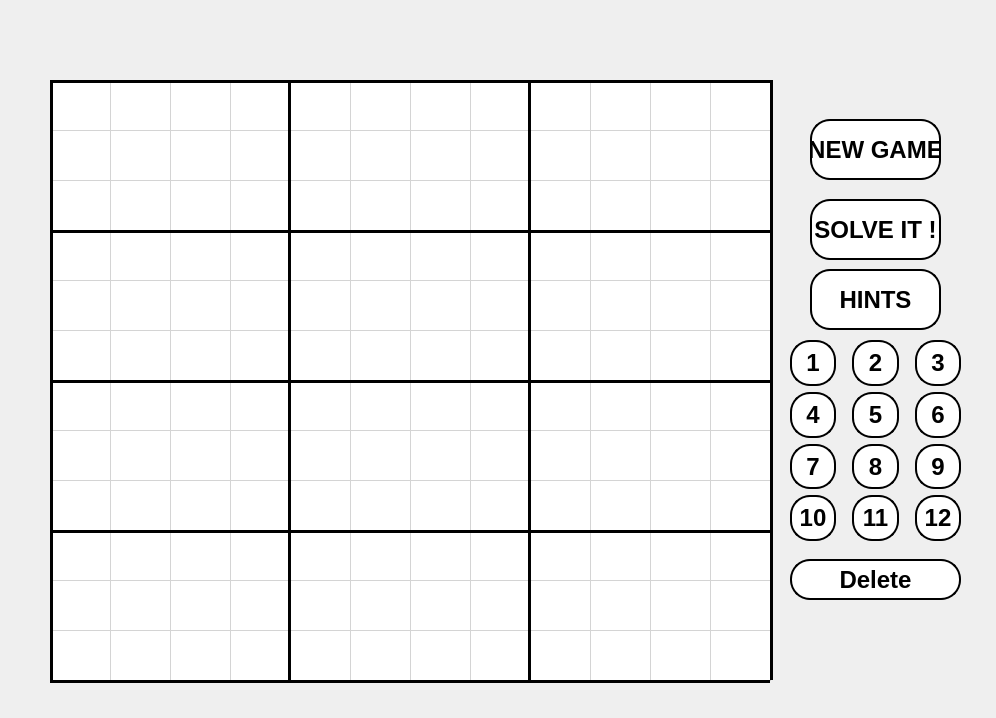
<?xml version="1.0" encoding="UTF-8"?>
<ui version="4.0">
 <class>sudoku1212</class>
 <widget class="QMainWindow" name="sudoku1212">
  <property name="geometry">
   <rect>
    <x>0</x>
    <y>0</y>
    <width>996</width>
    <height>718</height>
   </rect>
  </property>
  <property name="windowTitle">
   <string>MainWindow</string>
  </property>
  <property name="styleSheet">
   <string notr="true"/>
  </property>
  <widget class="QWidget" name="centralwidget">
   <widget class="QLabel" name="background">
    <property name="geometry">
     <rect>
      <x>0</x>
      <y>0</y>
      <width>1001</width>
      <height>721</height>
     </rect>
    </property>
    <property name="text">
     <string/>
    </property>
   </widget>
   <widget class="QPushButton" name="newgame">
    <property name="geometry">
     <rect>
      <x>810</x>
      <y>119</y>
      <width>131</width>
      <height>61</height>
     </rect>
    </property>
    <property name="styleSheet">
     <string notr="true">border: 2px solid black;

background:white;
border-radius:20px
;
font:18pt;
font-weight :bold;</string>
    </property>
    <property name="text">
     <string>NEW GAME</string>
    </property>
   </widget>
   <widget class="QPushButton" name="indication">
    <property name="geometry">
     <rect>
      <x>810</x>
      <y>269</y>
      <width>131</width>
      <height>61</height>
     </rect>
    </property>
    <property name="styleSheet">
     <string notr="true">border: 2px solid black;

background:white;
border-radius:20px
;
font:18pt;
font-weight :bold;</string>
    </property>
    <property name="text">
     <string>HINTS</string>
    </property>
   </widget>
   <widget class="QPushButton" name="solveit">
    <property name="geometry">
     <rect>
      <x>810</x>
      <y>199</y>
      <width>131</width>
      <height>61</height>
     </rect>
    </property>
    <property name="styleSheet">
     <string notr="true">border: 2px solid black;

background:white;
border-radius:20px
;
font:18pt;
font-weight :bold;</string>
    </property>
    <property name="text">
     <string>SOLVE IT !</string>
    </property>
   </widget>
   <widget class="QPushButton" name="menu">
    <property name="geometry">
     <rect>
      <x>10</x>
      <y>9</y>
      <width>111</width>
      <height>61</height>
     </rect>
    </property>
    <property name="styleSheet">
     <string notr="true">border :1px solid transparent ;
background :transparent</string>
    </property>
    <property name="text">
     <string/>
    </property>
    <property name="iconSize">
     <size>
      <width>111</width>
      <height>71</height>
     </size>
    </property>
   </widget>
   <widget class="QPushButton" name="savegame">
    <property name="geometry">
     <rect>
      <x>790</x>
      <y>720</y>
      <width>75</width>
      <height>23</height>
     </rect>
    </property>
    <property name="styleSheet">
     <string notr="true">border: 1px solid transparent;
background :transparent</string>
    </property>
    <property name="text">
     <string/>
    </property>
   </widget>
   <widget class="QLabel" name="score1">
    <property name="geometry">
     <rect>
      <x>570</x>
      <y>9</y>
      <width>181</width>
      <height>41</height>
     </rect>
    </property>
    <property name="styleSheet">
     <string notr="true">font: 20pt &quot;MS Serif&quot;;</string>
    </property>
    <property name="text">
     <string/>
    </property>
   </widget>
   <widget class="QPushButton" name="reload">
    <property name="geometry">
     <rect>
      <x>900</x>
      <y>720</y>
      <width>75</width>
      <height>23</height>
     </rect>
    </property>
    <property name="styleSheet">
     <string notr="true">border: 1px solid transparent;
background :transparent</string>
    </property>
    <property name="text">
     <string/>
    </property>
   </widget>
   <widget class="QTableWidget" name="mytable">
    <property name="geometry">
     <rect>
      <x>50</x>
      <y>80</y>
      <width>721</width>
      <height>601</height>
     </rect>
    </property>
    <property name="sizePolicy">
     <sizepolicy hsizetype="Preferred" vsizetype="Preferred">
      <horstretch>0</horstretch>
      <verstretch>0</verstretch>
     </sizepolicy>
    </property>
    <property name="mouseTracking">
     <bool>false</bool>
    </property>
    <property name="whatsThis">
     <string/>
    </property>
    <property name="layoutDirection">
     <enum>Qt::LeftToRight</enum>
    </property>
    <property name="styleSheet">
     <string notr="true">background :white;
z-index=1;</string>
    </property>
    <property name="inputMethodHints">
     <set>Qt::ImhNone</set>
    </property>
    <property name="verticalScrollBarPolicy">
     <enum>Qt::ScrollBarAlwaysOff</enum>
    </property>
    <property name="horizontalScrollBarPolicy">
     <enum>Qt::ScrollBarAlwaysOff</enum>
    </property>
    <property name="sizeAdjustPolicy">
     <enum>QAbstractScrollArea::AdjustIgnored</enum>
    </property>
    <property name="autoScroll">
     <bool>false</bool>
    </property>
    <property name="editTriggers">
     <set>QAbstractItemView::NoEditTriggers</set>
    </property>
    <property name="dragDropOverwriteMode">
     <bool>false</bool>
    </property>
    <property name="alternatingRowColors">
     <bool>false</bool>
    </property>
    <property name="iconSize">
     <size>
      <width>200</width>
      <height>80</height>
     </size>
    </property>
    <property name="textElideMode">
     <enum>Qt::ElideLeft</enum>
    </property>
    <property name="sortingEnabled">
     <bool>false</bool>
    </property>
    <property name="wordWrap">
     <bool>true</bool>
    </property>
    <property name="cornerButtonEnabled">
     <bool>true</bool>
    </property>
    <attribute name="horizontalHeaderVisible">
     <bool>false</bool>
    </attribute>
    <attribute name="horizontalHeaderCascadingSectionResizes">
     <bool>true</bool>
    </attribute>
    <attribute name="horizontalHeaderDefaultSectionSize">
     <number>60</number>
    </attribute>
    <attribute name="horizontalHeaderHighlightSections">
     <bool>false</bool>
    </attribute>
    <attribute name="horizontalHeaderMinimumSectionSize">
     <number>0</number>
    </attribute>
    <attribute name="verticalHeaderVisible">
     <bool>false</bool>
    </attribute>
    <attribute name="verticalHeaderCascadingSectionResizes">
     <bool>false</bool>
    </attribute>
    <attribute name="verticalHeaderDefaultSectionSize">
     <number>50</number>
    </attribute>
    <attribute name="verticalHeaderHighlightSections">
     <bool>true</bool>
    </attribute>
    <attribute name="verticalHeaderShowSortIndicator" stdset="0">
     <bool>true</bool>
    </attribute>
    <row>
     <property name="text">
      <string>New Row</string>
     </property>
    </row>
    <row>
     <property name="text">
      <string>Nouvelle ligne</string>
     </property>
    </row>
    <row>
     <property name="text">
      <string>Nouvelle ligne</string>
     </property>
    </row>
    <row>
     <property name="text">
      <string>Nouvelle ligne</string>
     </property>
    </row>
    <row>
     <property name="text">
      <string>New Row</string>
     </property>
    </row>
    <row>
     <property name="text">
      <string>New Row</string>
     </property>
    </row>
    <row>
     <property name="text">
      <string>New Row</string>
     </property>
    </row>
    <row>
     <property name="text">
      <string>New Row</string>
     </property>
    </row>
    <row>
     <property name="text">
      <string>New Row</string>
     </property>
    </row>
    <row>
     <property name="text">
      <string>New Row</string>
     </property>
    </row>
    <row>
     <property name="text">
      <string>New Row</string>
     </property>
    </row>
    <row>
     <property name="text">
      <string>New Row</string>
     </property>
    </row>
    <column>
     <property name="text">
      <string>New Column</string>
     </property>
     <property name="font">
      <font>
       <pointsize>6</pointsize>
      </font>
     </property>
    </column>
    <column>
     <property name="text">
      <string>Nouvelle colonne</string>
     </property>
    </column>
    <column>
     <property name="text">
      <string>Nouvelle colonne</string>
     </property>
    </column>
    <column>
     <property name="text">
      <string>Nouvelle colonne</string>
     </property>
    </column>
    <column>
     <property name="text">
      <string>New Column</string>
     </property>
    </column>
    <column>
     <property name="text">
      <string>New Column</string>
     </property>
    </column>
    <column>
     <property name="text">
      <string>New Column</string>
     </property>
    </column>
    <column>
     <property name="text">
      <string>New Column</string>
     </property>
    </column>
    <column>
     <property name="text">
      <string>New Column</string>
     </property>
    </column>
    <column>
     <property name="text">
      <string>New Column</string>
     </property>
    </column>
    <column>
     <property name="text">
      <string>New Column</string>
     </property>
    </column>
    <column>
     <property name="text">
      <string>New Column</string>
     </property>
    </column>
    <item row="0" column="0">
     <property name="text">
      <string/>
     </property>
     <property name="textAlignment">
      <set>AlignCenter</set>
     </property>
    </item>
    <item row="0" column="11">
     <property name="font">
      <font>
       <pointsize>5</pointsize>
      </font>
     </property>
    </item>
    <item row="4" column="0">
     <property name="text">
      <string/>
     </property>
     <property name="textAlignment">
      <set>AlignCenter</set>
     </property>
    </item>
    <item row="5" column="0">
     <property name="text">
      <string/>
     </property>
     <property name="textAlignment">
      <set>AlignCenter</set>
     </property>
    </item>
   </widget>
   <widget class="QPushButton" name="pushButton_11">
    <property name="enabled">
     <bool>false</bool>
    </property>
    <property name="geometry">
     <rect>
      <x>50</x>
      <y>680</y>
      <width>720</width>
      <height>3</height>
     </rect>
    </property>
    <property name="styleSheet">
     <string notr="true">background : black;
border :1px solid black</string>
    </property>
    <property name="text">
     <string/>
    </property>
   </widget>
   <widget class="QPushButton" name="erase">
    <property name="geometry">
     <rect>
      <x>790</x>
      <y>559</y>
      <width>171</width>
      <height>41</height>
     </rect>
    </property>
    <property name="sizePolicy">
     <sizepolicy hsizetype="Minimum" vsizetype="Preferred">
      <horstretch>0</horstretch>
      <verstretch>0</verstretch>
     </sizepolicy>
    </property>
    <property name="styleSheet">
     <string notr="true">border: 2px solid black;

background:white;
border-radius:20px
;
font:18pt;
font-weight :bold;</string>
    </property>
    <property name="text">
     <string>Delete</string>
    </property>
   </widget>
   <widget class="QWidget" name="layoutWidget">
    <property name="geometry">
     <rect>
      <x>790</x>
      <y>340</y>
      <width>171</width>
      <height>201</height>
     </rect>
    </property>
    <layout class="QVBoxLayout" name="verticalLayout">
     <property name="spacing">
      <number>6</number>
     </property>
     <item>
      <layout class="QHBoxLayout" name="horizontalLayout_4">
       <property name="spacing">
        <number>16</number>
       </property>
       <item>
        <widget class="QPushButton" name="number1">
         <property name="sizePolicy">
          <sizepolicy hsizetype="Minimum" vsizetype="Preferred">
           <horstretch>0</horstretch>
           <verstretch>0</verstretch>
          </sizepolicy>
         </property>
         <property name="styleSheet">
          <string notr="true">border: 2px solid black;

background:white;
border-radius:20px
;
font:18pt;
font-weight :bold;</string>
         </property>
         <property name="text">
          <string>1</string>
         </property>
        </widget>
       </item>
       <item>
        <widget class="QPushButton" name="number2">
         <property name="sizePolicy">
          <sizepolicy hsizetype="Minimum" vsizetype="Preferred">
           <horstretch>0</horstretch>
           <verstretch>0</verstretch>
          </sizepolicy>
         </property>
         <property name="styleSheet">
          <string notr="true">border: 2px solid black;

background:white;
border-radius:20px
;
font:18pt;
font-weight :bold;</string>
         </property>
         <property name="text">
          <string>2</string>
         </property>
        </widget>
       </item>
       <item>
        <widget class="QPushButton" name="number3">
         <property name="sizePolicy">
          <sizepolicy hsizetype="Minimum" vsizetype="Preferred">
           <horstretch>0</horstretch>
           <verstretch>0</verstretch>
          </sizepolicy>
         </property>
         <property name="styleSheet">
          <string notr="true">border: 2px solid black;

background:white;
border-radius:20px
;
font:18pt;
font-weight :bold;</string>
         </property>
         <property name="text">
          <string>3</string>
         </property>
        </widget>
       </item>
      </layout>
     </item>
     <item>
      <layout class="QHBoxLayout" name="horizontalLayout_5">
       <property name="spacing">
        <number>16</number>
       </property>
       <item>
        <widget class="QPushButton" name="number4">
         <property name="sizePolicy">
          <sizepolicy hsizetype="Minimum" vsizetype="Preferred">
           <horstretch>0</horstretch>
           <verstretch>0</verstretch>
          </sizepolicy>
         </property>
         <property name="styleSheet">
          <string notr="true">border: 2px solid black;

background:white;
border-radius:20px
;
font:18pt;
font-weight :bold;</string>
         </property>
         <property name="text">
          <string>4</string>
         </property>
        </widget>
       </item>
       <item>
        <widget class="QPushButton" name="number5">
         <property name="sizePolicy">
          <sizepolicy hsizetype="Minimum" vsizetype="Preferred">
           <horstretch>0</horstretch>
           <verstretch>0</verstretch>
          </sizepolicy>
         </property>
         <property name="styleSheet">
          <string notr="true">border: 2px solid black;

background:white;
border-radius:20px
;
font:18pt;
font-weight :bold;</string>
         </property>
         <property name="text">
          <string>5</string>
         </property>
        </widget>
       </item>
       <item>
        <widget class="QPushButton" name="number6">
         <property name="sizePolicy">
          <sizepolicy hsizetype="Minimum" vsizetype="Preferred">
           <horstretch>0</horstretch>
           <verstretch>0</verstretch>
          </sizepolicy>
         </property>
         <property name="styleSheet">
          <string notr="true">border: 2px solid black;

background:white;
border-radius:20px
;
font:18pt;
font-weight :bold;</string>
         </property>
         <property name="text">
          <string>6</string>
         </property>
        </widget>
       </item>
      </layout>
     </item>
     <item>
      <layout class="QHBoxLayout" name="horizontalLayout_6">
       <property name="spacing">
        <number>16</number>
       </property>
       <item>
        <widget class="QPushButton" name="number7">
         <property name="sizePolicy">
          <sizepolicy hsizetype="Minimum" vsizetype="Preferred">
           <horstretch>0</horstretch>
           <verstretch>0</verstretch>
          </sizepolicy>
         </property>
         <property name="styleSheet">
          <string notr="true">border: 2px solid black;

background:white;
border-radius:20px
;
font:18pt;
font-weight :bold;</string>
         </property>
         <property name="text">
          <string>7</string>
         </property>
        </widget>
       </item>
       <item>
        <widget class="QPushButton" name="number8">
         <property name="sizePolicy">
          <sizepolicy hsizetype="Minimum" vsizetype="Preferred">
           <horstretch>0</horstretch>
           <verstretch>0</verstretch>
          </sizepolicy>
         </property>
         <property name="styleSheet">
          <string notr="true">border: 2px solid black;

background:white;
border-radius:20px
;
font:18pt;
font-weight :bold;</string>
         </property>
         <property name="text">
          <string>8</string>
         </property>
        </widget>
       </item>
       <item>
        <widget class="QPushButton" name="number9">
         <property name="sizePolicy">
          <sizepolicy hsizetype="Minimum" vsizetype="Preferred">
           <horstretch>0</horstretch>
           <verstretch>0</verstretch>
          </sizepolicy>
         </property>
         <property name="styleSheet">
          <string notr="true">border: 2px solid black;

background:white;
border-radius:20px
;
font:18pt;
font-weight :bold;</string>
         </property>
         <property name="text">
          <string>9</string>
         </property>
        </widget>
       </item>
      </layout>
     </item>
     <item>
      <layout class="QHBoxLayout" name="horizontalLayout_10">
       <property name="spacing">
        <number>16</number>
       </property>
       <item>
        <widget class="QPushButton" name="number10">
         <property name="sizePolicy">
          <sizepolicy hsizetype="Minimum" vsizetype="Preferred">
           <horstretch>0</horstretch>
           <verstretch>0</verstretch>
          </sizepolicy>
         </property>
         <property name="styleSheet">
          <string notr="true">border: 2px solid black;

background:white;
border-radius:20px
;
font:18pt;
font-weight :bold;</string>
         </property>
         <property name="text">
          <string>10</string>
         </property>
        </widget>
       </item>
       <item>
        <widget class="QPushButton" name="number11">
         <property name="sizePolicy">
          <sizepolicy hsizetype="Minimum" vsizetype="Preferred">
           <horstretch>0</horstretch>
           <verstretch>0</verstretch>
          </sizepolicy>
         </property>
         <property name="styleSheet">
          <string notr="true">border: 2px solid black;

background:white;
border-radius:20px
;
font:18pt;
font-weight :bold;</string>
         </property>
         <property name="text">
          <string>11</string>
         </property>
        </widget>
       </item>
       <item>
        <widget class="QPushButton" name="number12">
         <property name="sizePolicy">
          <sizepolicy hsizetype="Minimum" vsizetype="Preferred">
           <horstretch>0</horstretch>
           <verstretch>0</verstretch>
          </sizepolicy>
         </property>
         <property name="styleSheet">
          <string notr="true">border: 2px solid black;

background:white;
border-radius:20px
;
font:18pt;
font-weight :bold;</string>
         </property>
         <property name="text">
          <string>12</string>
         </property>
        </widget>
       </item>
      </layout>
     </item>
    </layout>
   </widget>
   <widget class="QPushButton" name="pushButton_4">
    <property name="enabled">
     <bool>false</bool>
    </property>
    <property name="geometry">
     <rect>
      <x>50</x>
      <y>81</y>
      <width>3</width>
      <height>600</height>
     </rect>
    </property>
    <property name="styleSheet">
     <string notr="true">background : black;
border :1px solid black</string>
    </property>
    <property name="text">
     <string/>
    </property>
   </widget>
   <widget class="QPushButton" name="pushButton_5">
    <property name="enabled">
     <bool>false</bool>
    </property>
    <property name="geometry">
     <rect>
      <x>288</x>
      <y>80</y>
      <width>3</width>
      <height>600</height>
     </rect>
    </property>
    <property name="styleSheet">
     <string notr="true">background : black;
border :1px solid black</string>
    </property>
    <property name="text">
     <string/>
    </property>
   </widget>
   <widget class="QPushButton" name="pushButton_6">
    <property name="enabled">
     <bool>false</bool>
    </property>
    <property name="geometry">
     <rect>
      <x>528</x>
      <y>80</y>
      <width>3</width>
      <height>600</height>
     </rect>
    </property>
    <property name="styleSheet">
     <string notr="true">background : black;
border :1px solid black</string>
    </property>
    <property name="text">
     <string/>
    </property>
   </widget>
   <widget class="QPushButton" name="pushButton_8">
    <property name="enabled">
     <bool>false</bool>
    </property>
    <property name="geometry">
     <rect>
      <x>770</x>
      <y>80</y>
      <width>3</width>
      <height>600</height>
     </rect>
    </property>
    <property name="styleSheet">
     <string notr="true">background : black;
border :1px solid black</string>
    </property>
    <property name="text">
     <string/>
    </property>
   </widget>
   <widget class="QPushButton" name="pushButton_12">
    <property name="enabled">
     <bool>false</bool>
    </property>
    <property name="geometry">
     <rect>
      <x>50</x>
      <y>530</y>
      <width>720</width>
      <height>3</height>
     </rect>
    </property>
    <property name="styleSheet">
     <string notr="true">background : black;
border :1px solid black</string>
    </property>
    <property name="text">
     <string/>
    </property>
   </widget>
   <widget class="QPushButton" name="pushButton_13">
    <property name="enabled">
     <bool>false</bool>
    </property>
    <property name="geometry">
     <rect>
      <x>50</x>
      <y>230</y>
      <width>720</width>
      <height>3</height>
     </rect>
    </property>
    <property name="styleSheet">
     <string notr="true">background : black;
border :1px solid black</string>
    </property>
    <property name="text">
     <string/>
    </property>
   </widget>
   <widget class="QPushButton" name="pushButton_14">
    <property name="enabled">
     <bool>false</bool>
    </property>
    <property name="geometry">
     <rect>
      <x>50</x>
      <y>80</y>
      <width>720</width>
      <height>3</height>
     </rect>
    </property>
    <property name="styleSheet">
     <string notr="true">background : black;
border :1px solid black</string>
    </property>
    <property name="text">
     <string/>
    </property>
   </widget>
   <widget class="QPushButton" name="pushButton_15">
    <property name="enabled">
     <bool>false</bool>
    </property>
    <property name="geometry">
     <rect>
      <x>50</x>
      <y>380</y>
      <width>720</width>
      <height>3</height>
     </rect>
    </property>
    <property name="styleSheet">
     <string notr="true">background : black;
border :1px solid black</string>
    </property>
    <property name="text">
     <string/>
    </property>
   </widget>
   <widget class="QLabel" name="clocklabel">
    <property name="geometry">
     <rect>
      <x>280</x>
      <y>7</y>
      <width>301</width>
      <height>71</height>
     </rect>
    </property>
    <property name="text">
     <string/>
    </property>
   </widget>
   <widget class="QLabel" name="timing">
    <property name="geometry">
     <rect>
      <x>360</x>
      <y>20</y>
      <width>181</width>
      <height>51</height>
     </rect>
    </property>
    <property name="styleSheet">
     <string notr="true">font:25pt;
font-weight :bold;</string>
    </property>
    <property name="text">
     <string/>
    </property>
    <property name="alignment">
     <set>Qt::AlignCenter</set>
    </property>
   </widget>
  </widget>
 </widget>
 <resources/>
 <connections/>
</ui>
